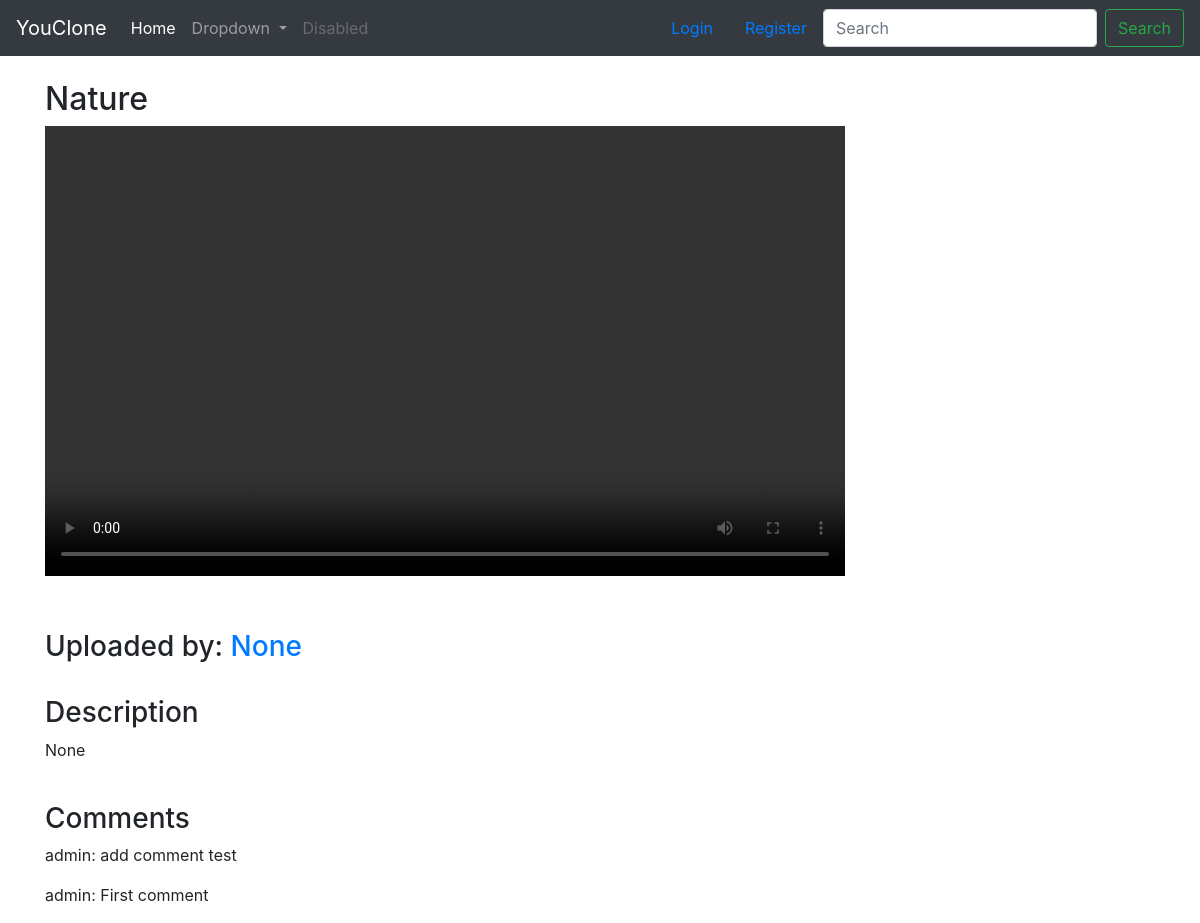
Before: /video/1 with the older database file.
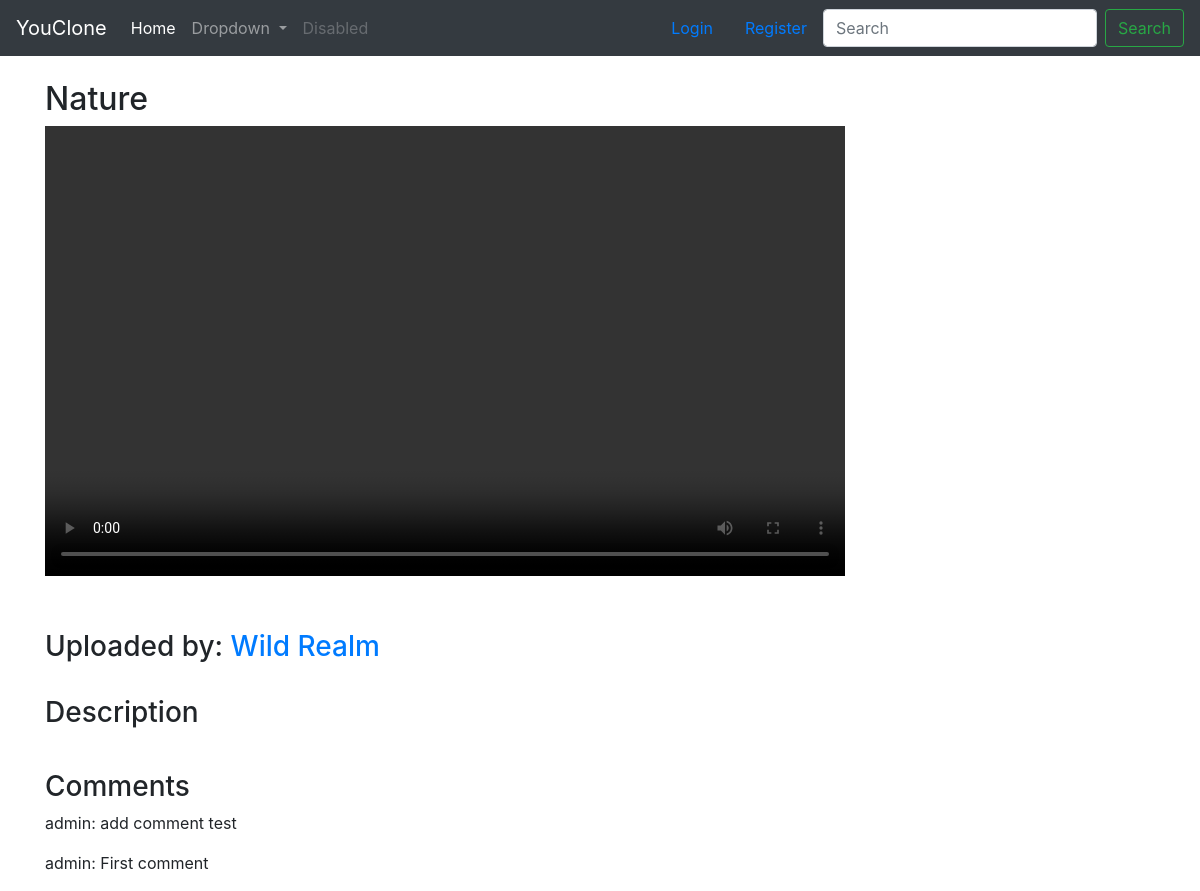
After: the same page with the newer database file.
### video/models.py (models this page shows, shortened)
class Video(models.Model):
    title = models.CharField(max_length=80)
    user = models.ForeignKey(User, on_delete=models.CASCADE)
    channel = models.ForeignKey(Channel, null=True, on_delete=models.CASCADE)
    file = models.FileField(upload_to='media/videos/')
    thumbnail = models.ImageField(upload_to='media/thumbnails/', blank=True, null=True)
    description = models.TextField(max_length=5000, blank=True, null=True)
    upload_date = models.DateTimeField(auto_now_add=True)
    tag = models.ManyToManyField(Tag, blank=True)
    likes = models.IntegerField(default=0)
    views = models.IntegerField(default=0)

### channel/models.py (models this page shows, shortened)
class Channel(models.Model):
    name = models.CharField(max_length=30)
    user = models.ForeignKey(User, null=True, on_delete=models.CASCADE)
    description = models.TextField(max_length=5000, blank=True)
    subscribers = models.ManyToManyField(User, related_name='channel_subscribers', blank=True)
    creation_date = models.DateTimeField(auto_now_add=True)
    avatar = models.ImageField(upload_to='media/avatars')
    def __str__(self):
        return self.name

### video/views.py (the view, shortened to what this page needs)
# urls.py: path('video/<int:pk>', views.video_detail, name='video-detail'),
def video_detail(request, pk):
    video = get_object_or_404(Video, pk=pk)
    Video.objects.filter(pk=pk).update(views=F('views') + 1)
    form = CommentForm()
    comment_list = video.comments.order_by('-timestamp')
    context = {
        'video': video,
        'form': form,
        'comment_list': comment_list
    }
    return render(request, 'video/video.html', context)

### video/forms.py
class CommentForm(forms.ModelForm):
    class Meta:
        model = Comment
        widgets = {
            'content': forms.TextInput(attrs={'placeholder': 'Add a comment...'})
        }
        fields = ['content']

### video/templates/video/video.html (shortened to what this page needs)
{% extends 'video/base.html' %}
{% load crispy_forms_tags %}
{% block content %}
<section class="container mt-4">
    <h2>{{ video.title }}
    </h2>
    <div class="row">
        <div class="col-md-4 mb-4">
            <video width="800" height="450" controls>
                <source src="{{ video.file.url }}" type="video/mp4">
            </video>
        </div>
    </div>
    <div class="row mt-4">
        <div class="col-md-8">
            <h3>Uploaded by: <a href="{% url 'channel:channel-detail' video.channel_id %}">{{ video.channel }}</a></h3>
        </div>
    </div>
    <div class="row mt-4">
        <div class="col-md-8">
            <h3>Description</h3>
            <p>{{ video.description }}</p>
        </div>
    </div>
    <div class="row mt-4">
        <div class="col-md-8">
            <h3>Comments</h3>
            {% for comment in comment_list %}
                <div class="comment">
                    <p>{{ comment.user }}: {{ comment.content }}</p>
                </div>
            {% endfor %}
        </div>
    </div>
</section>
{% endblock %}

Changed rows visible on the page:
changed Video "Nature": channel "None" → "Wild Realm"; description "None" → (not shown)
